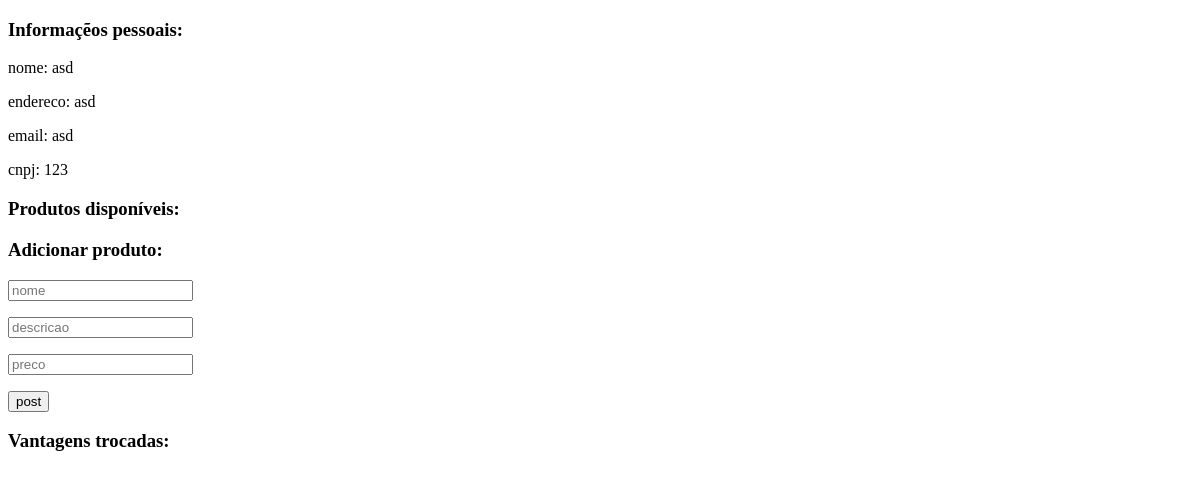
/parceiro/2, run on an earlier commit of the app's database.
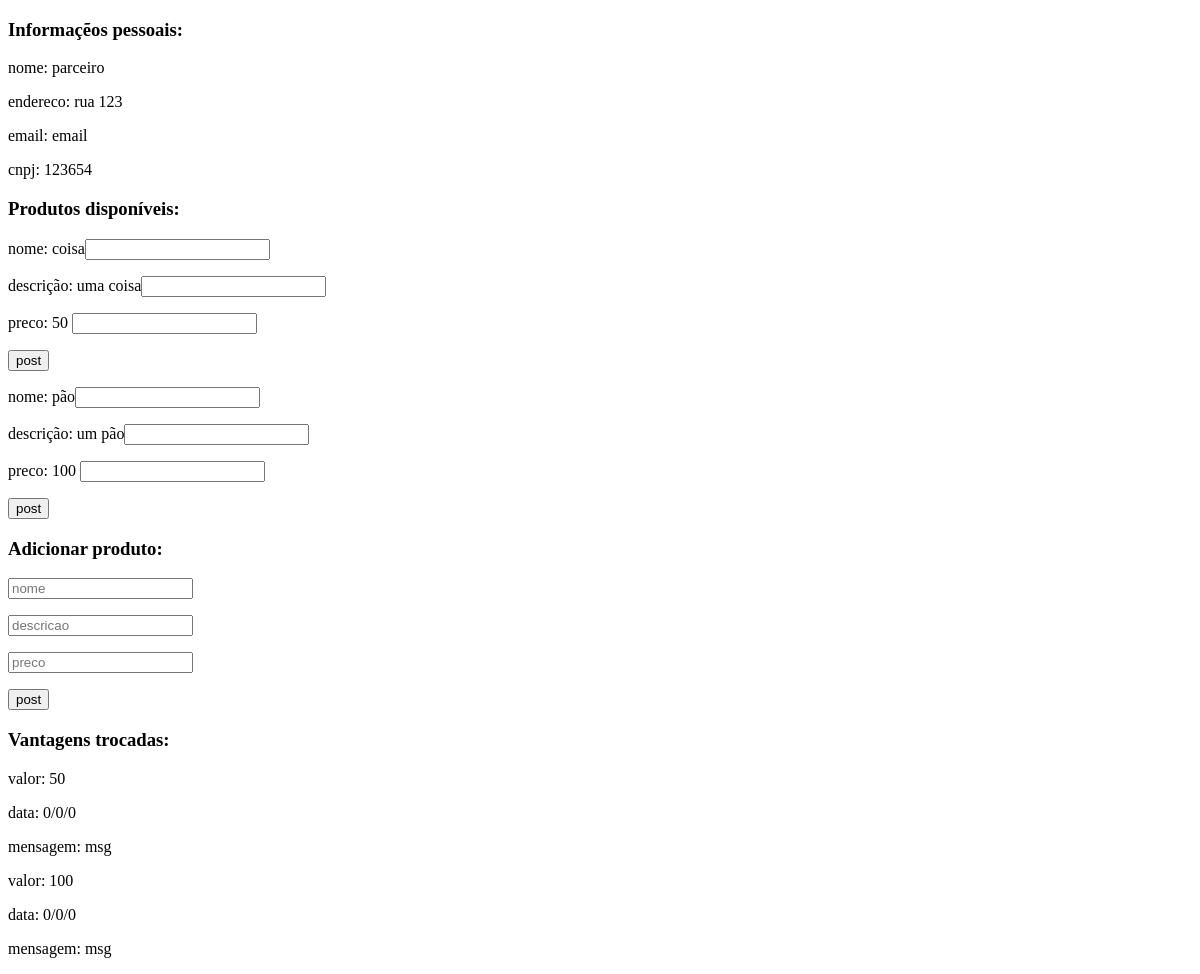
And on a later commit of the database.
### test.py (models this page shows)
class Parceiro(db.Model):
    id = db.Column("id_usuario", db.Integer, primary_key=True)
    nome = db.Column(db.String(100))
    endereco = db.Column(db.String(150))
    email = db.Column(db.String(50))
    senha = db.Column(db.String(40))
    cnpj = db.Column(db.Integer)
    produtos = db.relationship("Produto", backref="parceiro", lazy=True)#um parceiro tem vários produtos

class Produto(db.Model):
    id = db.Column("id_produto", db.Integer, primary_key=True)
    nome = db.Column(db.String(100))
    descricao = db.Column(db.String(320))
    preco = db.Column(db.Integer)
    id_parceiro = db.Column(db.Integer, db.ForeignKey("parceiro.id_usuario")) #relação

class TransacaoAluno(db.Model):
    id = db.Column("id_transacao_aluno", db.Integer, primary_key=True)
    origem = db.Column(db.Integer, db.ForeignKey("aluno.id_usuario"))#sempre aluno
    destino = db.Column(db.Integer, db.ForeignKey("professor.id_usuario"))#sempre parceiro
    valor = db.Column(db.Integer)
    data = db.Column(db.String(20))
    mensagem = db.Column(db.String(100))

### test.py (the view)
@app.route("/parceiro/<int:u>", methods=["POST", "GET"])
def parceiro(u):
    parca = db.session.get(Parceiro, u)
    prod = Produto.query.filter_by(id_parceiro=u).all()
    ta = TransacaoAluno.query.filter_by(destino=u).all()
    return render_template("/parceiro.html", parca=parca, prod=prod, ta=ta)

### templates/parceiro.html (shortened to what this page needs)
<!DOCTYPE html>
<html lang="en">
<head>
</head>
<body>
    <h3>Informaçẽos pessoais: </h3>
    <p>nome: {{ parca.nome }}</p>
    <p>endereco: {{ parca.endereco }}</p>
    <p>email: {{ parca.email }}</p>
    <p>cnpj: {{ parca.cnpj}} </p>
    <h3>Produtos disponíveis: </h3>
    {% for p in prod %}
        <form action="/parceiro/{{ parca.id }}/{{ p.id }}" method="POST">
            <p>nome: {{ p.nome }}<input type="text" name="nome"/></p>
            <p>descrição: {{ p.descricao }}<input type="text" name="descricao"/></p>
            <p>preco: {{ p.preco }} <input type="number" name="preco"/></p>
            <p><input type="submit" value="post"/></p>
        </form>
    {% endfor %}
    <h3>Adicionar produto: </h3>
    <form action="/parceiro/{{ parca.id }}/add" method="POST">
        <p><input type="text" name="nome" placeholder="nome" /></p>
        <p><input type="text" name="descricao" placeholder="descricao" /></p>
        <p><input type="number" name="preco" placeholder="preco" /></p>
        <p><input type="submit" value="post"/></p>
    </form>
    <h3>Vantagens trocadas: </h3>
    {% for t in ta %}
        <p>valor: {{ t.valor }}</p>
        <p>data: {{ t.data }}</p>
        <p>mensagem: {{ t.mensagem }}</p>
    {% endfor %}
</body>
</html>

What changed in the data, as far as the page shows it:
changed Parceiro: nome "asd" → "parceiro"; endereco "asd" → "rua 123"; email "asd" → "email"; cnpj "123" → "123654"
now on this page (row edited): Produto: nome "coisa", descricao "uma coisa", preco "50"
now on this page (row edited): Produto: nome "pão", descricao "um pão", preco "100"
added TransacaoAluno: valor "50", data "0/0/0", mensagem "msg"
added TransacaoAluno: valor "100", data "0/0/0", mensagem "msg"
